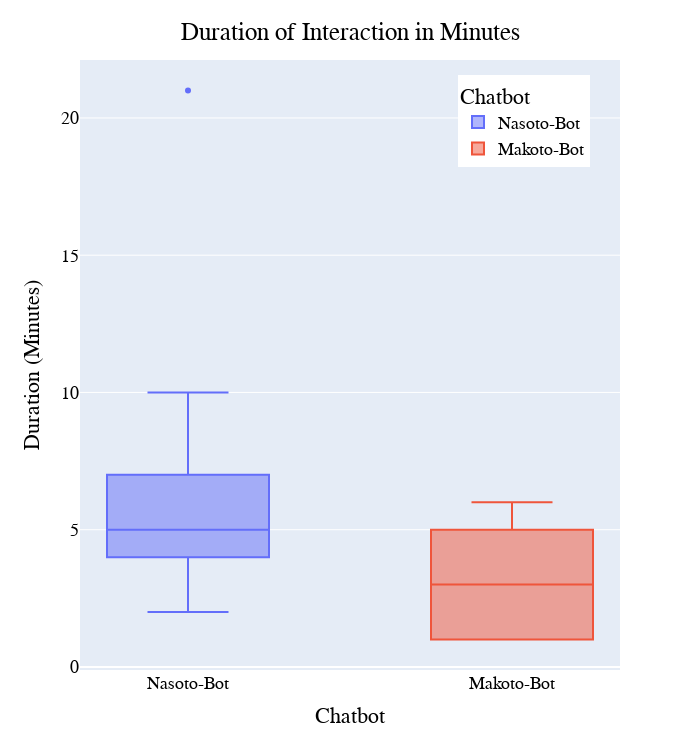

The notebook cell this image was saved under:
### Markdown cell above
## Box Plot  Interaction Duration

### Code cell
fig = px.box(df_cd , "Chatbot", "Duration", "Chatbot")
fig.update_traces(quartilemethod="exclusive", width=0.5) # or "inclusive", or "linear" by default
fig.update_layout(
    width=700,
    height=750,
    title={
        'text': "Duration of Interaction in Minutes",
        'y':0.97,
        'x':0.5,
        'xanchor': 'center',
        'yanchor': 'top'},
    yaxis_title="Duration (Minutes)",
    legend=dict(x=0.7, y=0.975),
    font=dict(
        family="Arial",
        size=18,
        color="#000000"
    ),
)
fig.show()

### Figure 1 — Plotly figure (JSON) as saved in the notebook; plotly's stock layout.template omitted (floating-point values rounded to 4 significant figures)
{"data": [{"alignmentgroup": "True", "hovertemplate": "Chatbot=%{x}<br>Duration=%{y}<extra></extra>", "legendgroup": "Nasoto-Bot", "marker": {"color": "#636efa"}, "name": "Nasoto-Bot", "notched": false, "offsetgroup": "Nasoto-Bot", "orientation": "v", "quartilemethod": "exclusive", "showlegend": true, "type": "box", "width": 0.5, "x": ["Nasoto-Bot", "Nasoto-Bot", "Nasoto-Bot", "Nasoto-Bot", "Nasoto-Bot", "Nasoto-Bot", "Nasoto-Bot", "Nasoto-Bot", "Nasoto-Bot", "Nasoto-Bot", "Nasoto-Bot", "Nasoto-Bot", "Nasoto-Bot", "Nasoto-Bot", "Nasoto-Bot", "Nasoto-Bot", "Nasoto-Bot", "Nasoto-Bot", "Nasoto-Bot"], "x0": " ", "xaxis": "x", "y": [2, 3, 5, 7, 21, 4, 8, 5, 5, 6, 10, 8, 6, 7, 6, 5, 5, 4, 3], "y0": " ", "yaxis": "y"}, {"alignmentgroup": "True", "hovertemplate": "Chatbot=%{x}<br>Duration=%{y}<extra></extra>", "legendgroup": "Makoto-Bot", "marker": {"color": "#EF553B"}, "name": "Makoto-Bot", "notched": false, "offsetgroup": "Makoto-Bot", "orientation": "v", "quartilemethod": "exclusive", "showlegend": true, "type": "box", "width": 0.5, "x": ["Makoto-Bot", "Makoto-Bot", "Makoto-Bot", "Makoto-Bot", "Makoto-Bot", "Makoto-Bot", "Makoto-Bot", "Makoto-Bot", "Makoto-Bot", "Makoto-Bot", "Makoto-Bot", "Makoto-Bot", "Makoto-Bot", "Makoto-Bot", "Makoto-Bot", "Makoto-Bot", "Makoto-Bot", "Makoto-Bot"], "x0": " ", "xaxis": "x", "y": [3, 2, 1, 3, 5, 1, 6, 4, 5, 1, 4, 3, 6, 5, 1, 1, 3, 2], "y0": " ", "yaxis": "y"}], "layout": {"boxmode": "group", "font": {"color": "#000000", "family": "Arial", "size": 18}, "height": 750, "legend": {"title": {"text": "Chatbot"}, "tracegroupgap": 0, "x": 0.7, "y": 0.975}, "margin": {"t": 60}, "title": {"text": "Duration of Interaction in Minutes", "x": 0.5, "xanchor": "center", "y": 0.97, "yanchor": "top"}, "width": 700, "xaxis": {"anchor": "y", "categoryarray": ["Nasoto-Bot", "Makoto-Bot"], "categoryorder": "array", "domain": [0, 1], "title": {"text": "Chatbot"}}, "yaxis": {"anchor": "x", "domain": [0, 1], "title": {"text": "Duration (Minutes)"}}}}
